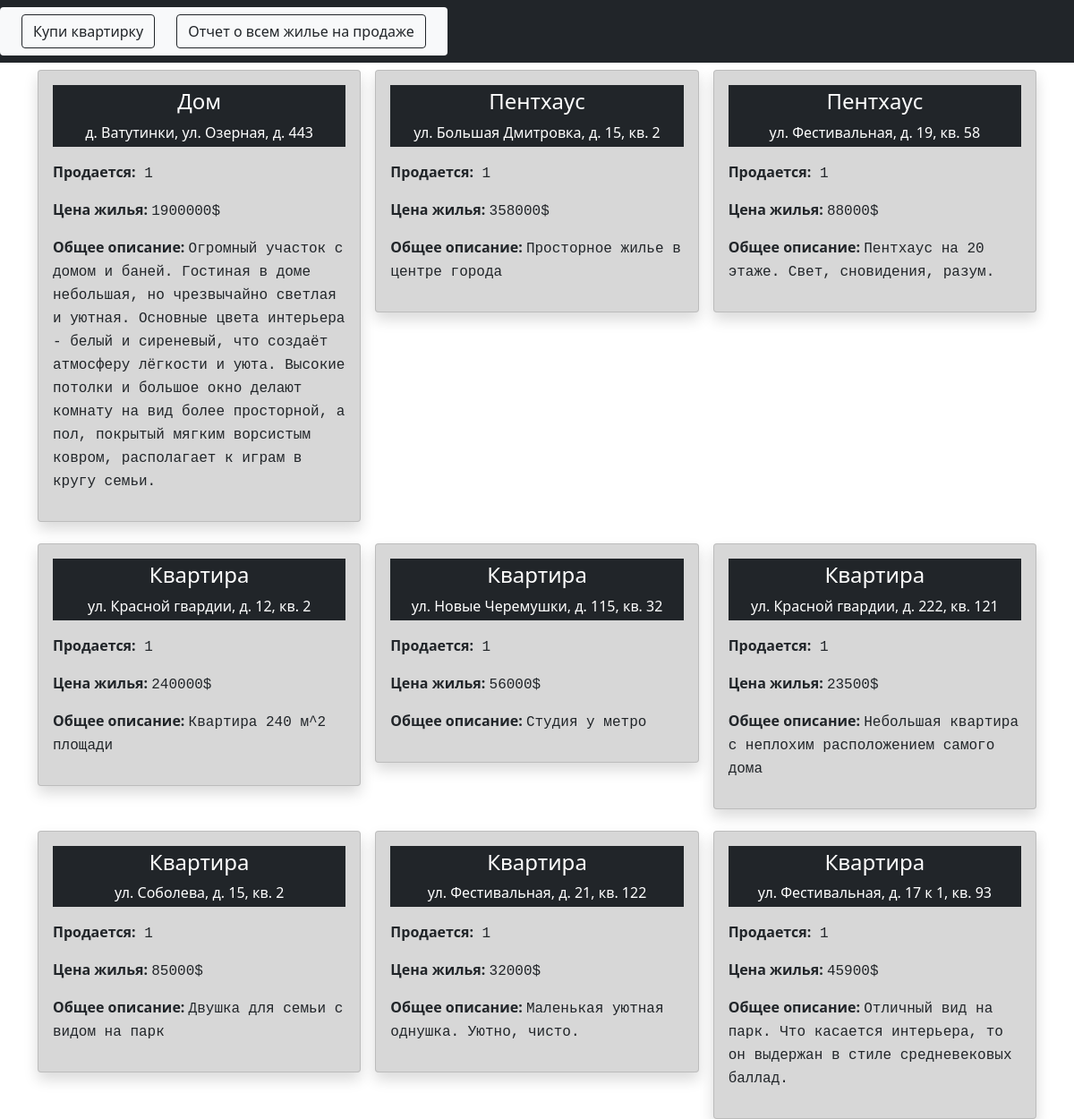
The page / on the database its author committed.
### carshowroom/models.py (models this page shows, shortened)
class Car_model(models.Model):
    dealer = models.ForeignKey(Dealer, on_delete=models.CASCADE)
    name = models.CharField('Название модели',max_length=50)
    quantity = models.IntegerField('Количество' ,max_length=1000)
    price = models.IntegerField('Цена' ,max_length=100000)
    description = models.CharField('Описание' ,max_length=1000)

class Dealer(models.Model):
    name = models.CharField('Марка автомобиля' ,max_length=50)
    number = models.CharField('Контактный номер' ,max_length=50, default=1)
    suppliers= models.ManyToManyField(Supplier, blank=True)

### carshowroom/views.py (the view)
# urls.py: path('', views.cars, name ="home"),
def cars(request):
    auto = Car_model.objects.all().select_related('dealer')
    dealers = Dealer.objects.all()
    dealersstr = []
    for d in dealers:
        dealersstr.append(d)
    order = {key: i for i, key in enumerate(dealersstr)}
    auto_model = sorted(auto, key=lambda auto: order.get(auto.dealer, 0))
    return render(request, 'carshowroom/main.html',{'auto_model': auto_model})

### carshowroom/templates/carshowroom/main.html (shortened to what this page needs)
{% extends 'carshowroom/base.html' %}
{% block content %}
        <div class="container ">
            <div class="row row-cols-1 row-cols-sm-2 row-cols-md-3 g-3 ">
                {% for model in auto_model %}
                <div class="col mt-4">
                    <div class="card shadow"style="background-color: #d7d7d7;">
                        <div class="card-body">
                            <h4 class="p-1 mb-0 bg-dark text-white card-title mx-auto text-center">{{ model.dealer.name }}</h4>
                            <p class="p-1 bg-dark text-white mx-auto text-center">{{model.name}}</p>
                            <p><strong>Продается:</strong><span class="font-monospace "> {{model.quantity}}</span></p>
                            <p><strong>Цена жилья:</strong> <span class="font-monospace ">{{model.price}}$</span></p>
                            <p><strong>Общее описание:</strong> <span class="font-monospace ">{{model.description}}</span></p>
                        </div>
                    </div>
                </div>
                {% endfor %}
            </div>
        </div>
{% endblock %}

### carshowroom/templates/carshowroom/base.html (shortened to what this page needs)
<!doctype html>
<html lang="en">
<head>
    <link href="https://cdn.jsdelivr.net/npm/bootstrap@5.0.0-beta1/dist/css/bootstrap.min.css" rel="stylesheet">
</head>
<body>
<nav class="navbar navbar-light bg-dark" >
    <nav class="navbar navbar-expand-lg navbar-dark bg-light rounded" aria-label="Twelfth navbar example">
      <div class="container-fluid" >
        <div class="collapse navbar-collapse justify-content-md-center" id="navbarsExample10">
          <ul class="navbar-nav" >
          <ul class="navbar-nav" >
            <li class="nav-item active">
                <form class="container-fluid justify-content-start">
                  <button class="btn btn-outline-dark" type="button" onClick='location.href="{% url 'carshowroom:home'%}"'>Купи квартирку</button>
                </form>
            </li>
            <li class="nav-item">
                <form class="container-fluid justify-content-start">
                  <button class="btn btn-outline-dark" type="button" onClick='location.href="{% url 'carshowroom:report' %}"'>Отчет о всем жилье на продаже</button>
                </form>
            </li>
          </ul>
        </div>
      </div>
    </nav>
	</nav>
{% block content %}{% endblock %}
</body>
</html>

### rows shown on the page
Car_model: dealer.name "Дом", name "д. Ватутинки, ул. Озерная, д. 443", quantity "1", price "1900000", description "Огромный участок с домом и баней. Гостиная в доме небольшая, но чрезвычайно светлая и уютная. Основные цвета интерьера - белый и сиреневый, что создаёт атмосферу лёгкости и уюта. Высокие потолки и большое окно делают комнату на вид более просторной, а пол, покрытый мягким ворсистым ковром, располагает к играм в кругу семьи."
Car_model: dealer.name "Пентхаус", name "ул. Большая Дмитровка, д. 15, кв. 2", quantity "1", price "358000", description "Просторное жилье в центре города"
Car_model: dealer.name "Пентхаус", name "ул. Фестивальная, д. 19, кв. 58", quantity "1", price "88000", description "Пентхаус на 20 этаже. Свет, сновидения, разум."
Car_model: dealer.name "Квартира", name "ул. Красной гвардии, д. 12, кв. 2", quantity "1", price "240000", description "Квартира 240 м^2 площади"
Car_model: dealer.name "Квартира", name "ул. Новые Черемушки, д. 115, кв. 32", quantity "1", price "56000", description "Студия у метро"
Car_model: dealer.name "Квартира", name "ул. Красной гвардии, д. 222, кв. 121", quantity "1", price "23500", description "Небольшая квартира с неплохим расположением самого дома"
Car_model: dealer.name "Квартира", name "ул. Соболева, д. 15, кв. 2", quantity "1", price "85000", description "Двушка для семьи с видом на парк"
Car_model: dealer.name "Квартира", name "ул. Фестивальная, д. 21, кв. 122", quantity "1", price "32000", description "Маленькая уютная однушка. Уютно, чисто."
Car_model: dealer.name "Квартира", name "ул. Фестивальная, д. 17 к 1, кв. 93", quantity "1", price "45900", description "Отличный вид на парк. Что касается интерьера, то он выдержан в стиле средневековых баллад."
